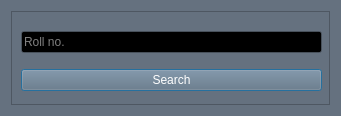
<?xml version="1.0" encoding="UTF-8"?>
<ui version="4.0">
 <class>Dialog</class>
 <widget class="QDialog" name="Dialog">
  <property name="geometry">
   <rect>
    <x>0</x>
    <y>0</y>
    <width>341</width>
    <height>116</height>
   </rect>
  </property>
  <property name="palette">
   <palette>
    <active>
     <colorrole role="WindowText">
      <brush brushstyle="SolidPattern">
       <color alpha="255">
        <red>255</red>
        <green>255</green>
        <blue>255</blue>
       </color>
      </brush>
     </colorrole>
     <colorrole role="Button">
      <brush brushstyle="SolidPattern">
       <color alpha="255">
        <red>101</red>
        <green>113</green>
        <blue>127</blue>
       </color>
      </brush>
     </colorrole>
     <colorrole role="Light">
      <brush brushstyle="SolidPattern">
       <color alpha="255">
        <red>152</red>
        <green>170</green>
        <blue>191</blue>
       </color>
      </brush>
     </colorrole>
     <colorrole role="Midlight">
      <brush brushstyle="SolidPattern">
       <color alpha="255">
        <red>126</red>
        <green>141</green>
        <blue>159</blue>
       </color>
      </brush>
     </colorrole>
     <colorrole role="Dark">
      <brush brushstyle="SolidPattern">
       <color alpha="255">
        <red>50</red>
        <green>56</green>
        <blue>63</blue>
       </color>
      </brush>
     </colorrole>
     <colorrole role="Mid">
      <brush brushstyle="SolidPattern">
       <color alpha="255">
        <red>67</red>
        <green>75</green>
        <blue>84</blue>
       </color>
      </brush>
     </colorrole>
     <colorrole role="Text">
      <brush brushstyle="SolidPattern">
       <color alpha="255">
        <red>255</red>
        <green>255</green>
        <blue>255</blue>
       </color>
      </brush>
     </colorrole>
     <colorrole role="BrightText">
      <brush brushstyle="SolidPattern">
       <color alpha="255">
        <red>255</red>
        <green>255</green>
        <blue>255</blue>
       </color>
      </brush>
     </colorrole>
     <colorrole role="ButtonText">
      <brush brushstyle="SolidPattern">
       <color alpha="255">
        <red>255</red>
        <green>255</green>
        <blue>255</blue>
       </color>
      </brush>
     </colorrole>
     <colorrole role="Base">
      <brush brushstyle="SolidPattern">
       <color alpha="255">
        <red>0</red>
        <green>0</green>
        <blue>0</blue>
       </color>
      </brush>
     </colorrole>
     <colorrole role="Window">
      <brush brushstyle="SolidPattern">
       <color alpha="255">
        <red>101</red>
        <green>113</green>
        <blue>127</blue>
       </color>
      </brush>
     </colorrole>
     <colorrole role="Shadow">
      <brush brushstyle="SolidPattern">
       <color alpha="255">
        <red>0</red>
        <green>0</green>
        <blue>0</blue>
       </color>
      </brush>
     </colorrole>
     <colorrole role="AlternateBase">
      <brush brushstyle="SolidPattern">
       <color alpha="255">
        <red>50</red>
        <green>56</green>
        <blue>63</blue>
       </color>
      </brush>
     </colorrole>
     <colorrole role="ToolTipBase">
      <brush brushstyle="SolidPattern">
       <color alpha="255">
        <red>255</red>
        <green>255</green>
        <blue>220</blue>
       </color>
      </brush>
     </colorrole>
     <colorrole role="ToolTipText">
      <brush brushstyle="SolidPattern">
       <color alpha="255">
        <red>0</red>
        <green>0</green>
        <blue>0</blue>
       </color>
      </brush>
     </colorrole>
     <colorrole role="PlaceholderText">
      <brush brushstyle="NoBrush">
       <color alpha="128">
        <red>255</red>
        <green>255</green>
        <blue>255</blue>
       </color>
      </brush>
     </colorrole>
    </active>
    <inactive>
     <colorrole role="WindowText">
      <brush brushstyle="SolidPattern">
       <color alpha="255">
        <red>255</red>
        <green>255</green>
        <blue>255</blue>
       </color>
      </brush>
     </colorrole>
     <colorrole role="Button">
      <brush brushstyle="SolidPattern">
       <color alpha="255">
        <red>101</red>
        <green>113</green>
        <blue>127</blue>
       </color>
      </brush>
     </colorrole>
     <colorrole role="Light">
      <brush brushstyle="SolidPattern">
       <color alpha="255">
        <red>152</red>
        <green>170</green>
        <blue>191</blue>
       </color>
      </brush>
     </colorrole>
     <colorrole role="Midlight">
      <brush brushstyle="SolidPattern">
       <color alpha="255">
        <red>126</red>
        <green>141</green>
        <blue>159</blue>
       </color>
      </brush>
     </colorrole>
     <colorrole role="Dark">
      <brush brushstyle="SolidPattern">
       <color alpha="255">
        <red>50</red>
        <green>56</green>
        <blue>63</blue>
       </color>
      </brush>
     </colorrole>
     <colorrole role="Mid">
      <brush brushstyle="SolidPattern">
       <color alpha="255">
        <red>67</red>
        <green>75</green>
        <blue>84</blue>
       </color>
      </brush>
     </colorrole>
     <colorrole role="Text">
      <brush brushstyle="SolidPattern">
       <color alpha="255">
        <red>255</red>
        <green>255</green>
        <blue>255</blue>
       </color>
      </brush>
     </colorrole>
     <colorrole role="BrightText">
      <brush brushstyle="SolidPattern">
       <color alpha="255">
        <red>255</red>
        <green>255</green>
        <blue>255</blue>
       </color>
      </brush>
     </colorrole>
     <colorrole role="ButtonText">
      <brush brushstyle="SolidPattern">
       <color alpha="255">
        <red>255</red>
        <green>255</green>
        <blue>255</blue>
       </color>
      </brush>
     </colorrole>
     <colorrole role="Base">
      <brush brushstyle="SolidPattern">
       <color alpha="255">
        <red>0</red>
        <green>0</green>
        <blue>0</blue>
       </color>
      </brush>
     </colorrole>
     <colorrole role="Window">
      <brush brushstyle="SolidPattern">
       <color alpha="255">
        <red>101</red>
        <green>113</green>
        <blue>127</blue>
       </color>
      </brush>
     </colorrole>
     <colorrole role="Shadow">
      <brush brushstyle="SolidPattern">
       <color alpha="255">
        <red>0</red>
        <green>0</green>
        <blue>0</blue>
       </color>
      </brush>
     </colorrole>
     <colorrole role="AlternateBase">
      <brush brushstyle="SolidPattern">
       <color alpha="255">
        <red>50</red>
        <green>56</green>
        <blue>63</blue>
       </color>
      </brush>
     </colorrole>
     <colorrole role="ToolTipBase">
      <brush brushstyle="SolidPattern">
       <color alpha="255">
        <red>255</red>
        <green>255</green>
        <blue>220</blue>
       </color>
      </brush>
     </colorrole>
     <colorrole role="ToolTipText">
      <brush brushstyle="SolidPattern">
       <color alpha="255">
        <red>0</red>
        <green>0</green>
        <blue>0</blue>
       </color>
      </brush>
     </colorrole>
     <colorrole role="PlaceholderText">
      <brush brushstyle="NoBrush">
       <color alpha="128">
        <red>255</red>
        <green>255</green>
        <blue>255</blue>
       </color>
      </brush>
     </colorrole>
    </inactive>
    <disabled>
     <colorrole role="WindowText">
      <brush brushstyle="SolidPattern">
       <color alpha="255">
        <red>50</red>
        <green>56</green>
        <blue>63</blue>
       </color>
      </brush>
     </colorrole>
     <colorrole role="Button">
      <brush brushstyle="SolidPattern">
       <color alpha="255">
        <red>101</red>
        <green>113</green>
        <blue>127</blue>
       </color>
      </brush>
     </colorrole>
     <colorrole role="Light">
      <brush brushstyle="SolidPattern">
       <color alpha="255">
        <red>152</red>
        <green>170</green>
        <blue>191</blue>
       </color>
      </brush>
     </colorrole>
     <colorrole role="Midlight">
      <brush brushstyle="SolidPattern">
       <color alpha="255">
        <red>126</red>
        <green>141</green>
        <blue>159</blue>
       </color>
      </brush>
     </colorrole>
     <colorrole role="Dark">
      <brush brushstyle="SolidPattern">
       <color alpha="255">
        <red>50</red>
        <green>56</green>
        <blue>63</blue>
       </color>
      </brush>
     </colorrole>
     <colorrole role="Mid">
      <brush brushstyle="SolidPattern">
       <color alpha="255">
        <red>67</red>
        <green>75</green>
        <blue>84</blue>
       </color>
      </brush>
     </colorrole>
     <colorrole role="Text">
      <brush brushstyle="SolidPattern">
       <color alpha="255">
        <red>50</red>
        <green>56</green>
        <blue>63</blue>
       </color>
      </brush>
     </colorrole>
     <colorrole role="BrightText">
      <brush brushstyle="SolidPattern">
       <color alpha="255">
        <red>255</red>
        <green>255</green>
        <blue>255</blue>
       </color>
      </brush>
     </colorrole>
     <colorrole role="ButtonText">
      <brush brushstyle="SolidPattern">
       <color alpha="255">
        <red>50</red>
        <green>56</green>
        <blue>63</blue>
       </color>
      </brush>
     </colorrole>
     <colorrole role="Base">
      <brush brushstyle="SolidPattern">
       <color alpha="255">
        <red>101</red>
        <green>113</green>
        <blue>127</blue>
       </color>
      </brush>
     </colorrole>
     <colorrole role="Window">
      <brush brushstyle="SolidPattern">
       <color alpha="255">
        <red>101</red>
        <green>113</green>
        <blue>127</blue>
       </color>
      </brush>
     </colorrole>
     <colorrole role="Shadow">
      <brush brushstyle="SolidPattern">
       <color alpha="255">
        <red>0</red>
        <green>0</green>
        <blue>0</blue>
       </color>
      </brush>
     </colorrole>
     <colorrole role="AlternateBase">
      <brush brushstyle="SolidPattern">
       <color alpha="255">
        <red>101</red>
        <green>113</green>
        <blue>127</blue>
       </color>
      </brush>
     </colorrole>
     <colorrole role="ToolTipBase">
      <brush brushstyle="SolidPattern">
       <color alpha="255">
        <red>255</red>
        <green>255</green>
        <blue>220</blue>
       </color>
      </brush>
     </colorrole>
     <colorrole role="ToolTipText">
      <brush brushstyle="SolidPattern">
       <color alpha="255">
        <red>0</red>
        <green>0</green>
        <blue>0</blue>
       </color>
      </brush>
     </colorrole>
     <colorrole role="PlaceholderText">
      <brush brushstyle="NoBrush">
       <color alpha="128">
        <red>255</red>
        <green>255</green>
        <blue>255</blue>
       </color>
      </brush>
     </colorrole>
    </disabled>
   </palette>
  </property>
  <property name="windowTitle">
   <string>Search Student</string>
  </property>
  <layout class="QVBoxLayout" name="verticalLayout">
   <item>
    <widget class="QFrame" name="frame">
     <property name="palette">
      <palette>
       <active>
        <colorrole role="WindowText">
         <brush brushstyle="SolidPattern">
          <color alpha="255">
           <red>255</red>
           <green>255</green>
           <blue>255</blue>
          </color>
         </brush>
        </colorrole>
        <colorrole role="Button">
         <brush brushstyle="SolidPattern">
          <color alpha="255">
           <red>101</red>
           <green>113</green>
           <blue>127</blue>
          </color>
         </brush>
        </colorrole>
        <colorrole role="Light">
         <brush brushstyle="SolidPattern">
          <color alpha="255">
           <red>152</red>
           <green>170</green>
           <blue>191</blue>
          </color>
         </brush>
        </colorrole>
        <colorrole role="Midlight">
         <brush brushstyle="SolidPattern">
          <color alpha="255">
           <red>126</red>
           <green>141</green>
           <blue>159</blue>
          </color>
         </brush>
        </colorrole>
        <colorrole role="Dark">
         <brush brushstyle="SolidPattern">
          <color alpha="255">
           <red>50</red>
           <green>56</green>
           <blue>63</blue>
          </color>
         </brush>
        </colorrole>
        <colorrole role="Mid">
         <brush brushstyle="SolidPattern">
          <color alpha="255">
           <red>67</red>
           <green>75</green>
           <blue>84</blue>
          </color>
         </brush>
        </colorrole>
        <colorrole role="Text">
         <brush brushstyle="SolidPattern">
          <color alpha="255">
           <red>255</red>
           <green>255</green>
           <blue>255</blue>
          </color>
         </brush>
        </colorrole>
        <colorrole role="BrightText">
         <brush brushstyle="SolidPattern">
          <color alpha="255">
           <red>255</red>
           <green>255</green>
           <blue>255</blue>
          </color>
         </brush>
        </colorrole>
        <colorrole role="ButtonText">
         <brush brushstyle="SolidPattern">
          <color alpha="255">
           <red>255</red>
           <green>255</green>
           <blue>255</blue>
          </color>
         </brush>
        </colorrole>
        <colorrole role="Base">
         <brush brushstyle="SolidPattern">
          <color alpha="255">
           <red>0</red>
           <green>0</green>
           <blue>0</blue>
          </color>
         </brush>
        </colorrole>
        <colorrole role="Window">
         <brush brushstyle="SolidPattern">
          <color alpha="255">
           <red>101</red>
           <green>113</green>
           <blue>127</blue>
          </color>
         </brush>
        </colorrole>
        <colorrole role="Shadow">
         <brush brushstyle="SolidPattern">
          <color alpha="255">
           <red>0</red>
           <green>0</green>
           <blue>0</blue>
          </color>
         </brush>
        </colorrole>
        <colorrole role="AlternateBase">
         <brush brushstyle="SolidPattern">
          <color alpha="255">
           <red>50</red>
           <green>56</green>
           <blue>63</blue>
          </color>
         </brush>
        </colorrole>
        <colorrole role="ToolTipBase">
         <brush brushstyle="SolidPattern">
          <color alpha="255">
           <red>255</red>
           <green>255</green>
           <blue>220</blue>
          </color>
         </brush>
        </colorrole>
        <colorrole role="ToolTipText">
         <brush brushstyle="SolidPattern">
          <color alpha="255">
           <red>0</red>
           <green>0</green>
           <blue>0</blue>
          </color>
         </brush>
        </colorrole>
        <colorrole role="PlaceholderText">
         <brush brushstyle="NoBrush">
          <color alpha="128">
           <red>255</red>
           <green>255</green>
           <blue>255</blue>
          </color>
         </brush>
        </colorrole>
       </active>
       <inactive>
        <colorrole role="WindowText">
         <brush brushstyle="SolidPattern">
          <color alpha="255">
           <red>255</red>
           <green>255</green>
           <blue>255</blue>
          </color>
         </brush>
        </colorrole>
        <colorrole role="Button">
         <brush brushstyle="SolidPattern">
          <color alpha="255">
           <red>101</red>
           <green>113</green>
           <blue>127</blue>
          </color>
         </brush>
        </colorrole>
        <colorrole role="Light">
         <brush brushstyle="SolidPattern">
          <color alpha="255">
           <red>152</red>
           <green>170</green>
           <blue>191</blue>
          </color>
         </brush>
        </colorrole>
        <colorrole role="Midlight">
         <brush brushstyle="SolidPattern">
          <color alpha="255">
           <red>126</red>
           <green>141</green>
           <blue>159</blue>
          </color>
         </brush>
        </colorrole>
        <colorrole role="Dark">
         <brush brushstyle="SolidPattern">
          <color alpha="255">
           <red>50</red>
           <green>56</green>
           <blue>63</blue>
          </color>
         </brush>
        </colorrole>
        <colorrole role="Mid">
         <brush brushstyle="SolidPattern">
          <color alpha="255">
           <red>67</red>
           <green>75</green>
           <blue>84</blue>
          </color>
         </brush>
        </colorrole>
        <colorrole role="Text">
         <brush brushstyle="SolidPattern">
          <color alpha="255">
           <red>255</red>
           <green>255</green>
           <blue>255</blue>
          </color>
         </brush>
        </colorrole>
        <colorrole role="BrightText">
         <brush brushstyle="SolidPattern">
          <color alpha="255">
           <red>255</red>
           <green>255</green>
           <blue>255</blue>
          </color>
         </brush>
        </colorrole>
        <colorrole role="ButtonText">
         <brush brushstyle="SolidPattern">
          <color alpha="255">
           <red>255</red>
           <green>255</green>
           <blue>255</blue>
          </color>
         </brush>
        </colorrole>
        <colorrole role="Base">
         <brush brushstyle="SolidPattern">
          <color alpha="255">
           <red>0</red>
           <green>0</green>
           <blue>0</blue>
          </color>
         </brush>
        </colorrole>
        <colorrole role="Window">
         <brush brushstyle="SolidPattern">
          <color alpha="255">
           <red>101</red>
           <green>113</green>
           <blue>127</blue>
          </color>
         </brush>
        </colorrole>
        <colorrole role="Shadow">
         <brush brushstyle="SolidPattern">
          <color alpha="255">
           <red>0</red>
           <green>0</green>
           <blue>0</blue>
          </color>
         </brush>
        </colorrole>
        <colorrole role="AlternateBase">
         <brush brushstyle="SolidPattern">
          <color alpha="255">
           <red>50</red>
           <green>56</green>
           <blue>63</blue>
          </color>
         </brush>
        </colorrole>
        <colorrole role="ToolTipBase">
         <brush brushstyle="SolidPattern">
          <color alpha="255">
           <red>255</red>
           <green>255</green>
           <blue>220</blue>
          </color>
         </brush>
        </colorrole>
        <colorrole role="ToolTipText">
         <brush brushstyle="SolidPattern">
          <color alpha="255">
           <red>0</red>
           <green>0</green>
           <blue>0</blue>
          </color>
         </brush>
        </colorrole>
        <colorrole role="PlaceholderText">
         <brush brushstyle="NoBrush">
          <color alpha="128">
           <red>255</red>
           <green>255</green>
           <blue>255</blue>
          </color>
         </brush>
        </colorrole>
       </inactive>
       <disabled>
        <colorrole role="WindowText">
         <brush brushstyle="SolidPattern">
          <color alpha="255">
           <red>50</red>
           <green>56</green>
           <blue>63</blue>
          </color>
         </brush>
        </colorrole>
        <colorrole role="Button">
         <brush brushstyle="SolidPattern">
          <color alpha="255">
           <red>101</red>
           <green>113</green>
           <blue>127</blue>
          </color>
         </brush>
        </colorrole>
        <colorrole role="Light">
         <brush brushstyle="SolidPattern">
          <color alpha="255">
           <red>152</red>
           <green>170</green>
           <blue>191</blue>
          </color>
         </brush>
        </colorrole>
        <colorrole role="Midlight">
         <brush brushstyle="SolidPattern">
          <color alpha="255">
           <red>126</red>
           <green>141</green>
           <blue>159</blue>
          </color>
         </brush>
        </colorrole>
        <colorrole role="Dark">
         <brush brushstyle="SolidPattern">
          <color alpha="255">
           <red>50</red>
           <green>56</green>
           <blue>63</blue>
          </color>
         </brush>
        </colorrole>
        <colorrole role="Mid">
         <brush brushstyle="SolidPattern">
          <color alpha="255">
           <red>67</red>
           <green>75</green>
           <blue>84</blue>
          </color>
         </brush>
        </colorrole>
        <colorrole role="Text">
         <brush brushstyle="SolidPattern">
          <color alpha="255">
           <red>50</red>
           <green>56</green>
           <blue>63</blue>
          </color>
         </brush>
        </colorrole>
        <colorrole role="BrightText">
         <brush brushstyle="SolidPattern">
          <color alpha="255">
           <red>255</red>
           <green>255</green>
           <blue>255</blue>
          </color>
         </brush>
        </colorrole>
        <colorrole role="ButtonText">
         <brush brushstyle="SolidPattern">
          <color alpha="255">
           <red>50</red>
           <green>56</green>
           <blue>63</blue>
          </color>
         </brush>
        </colorrole>
        <colorrole role="Base">
         <brush brushstyle="SolidPattern">
          <color alpha="255">
           <red>101</red>
           <green>113</green>
           <blue>127</blue>
          </color>
         </brush>
        </colorrole>
        <colorrole role="Window">
         <brush brushstyle="SolidPattern">
          <color alpha="255">
           <red>101</red>
           <green>113</green>
           <blue>127</blue>
          </color>
         </brush>
        </colorrole>
        <colorrole role="Shadow">
         <brush brushstyle="SolidPattern">
          <color alpha="255">
           <red>0</red>
           <green>0</green>
           <blue>0</blue>
          </color>
         </brush>
        </colorrole>
        <colorrole role="AlternateBase">
         <brush brushstyle="SolidPattern">
          <color alpha="255">
           <red>101</red>
           <green>113</green>
           <blue>127</blue>
          </color>
         </brush>
        </colorrole>
        <colorrole role="ToolTipBase">
         <brush brushstyle="SolidPattern">
          <color alpha="255">
           <red>255</red>
           <green>255</green>
           <blue>220</blue>
          </color>
         </brush>
        </colorrole>
        <colorrole role="ToolTipText">
         <brush brushstyle="SolidPattern">
          <color alpha="255">
           <red>0</red>
           <green>0</green>
           <blue>0</blue>
          </color>
         </brush>
        </colorrole>
        <colorrole role="PlaceholderText">
         <brush brushstyle="NoBrush">
          <color alpha="128">
           <red>255</red>
           <green>255</green>
           <blue>255</blue>
          </color>
         </brush>
        </colorrole>
       </disabled>
      </palette>
     </property>
     <property name="frameShape">
      <enum>QFrame::StyledPanel</enum>
     </property>
     <property name="frameShadow">
      <enum>QFrame::Raised</enum>
     </property>
     <widget class="QWidget" name="layoutWidget">
      <property name="geometry">
       <rect>
        <x>10</x>
        <y>10</y>
        <width>301</width>
        <height>81</height>
       </rect>
      </property>
      <layout class="QVBoxLayout" name="verticalLayout_2">
       <item>
        <widget class="QLineEdit" name="lineEdit_Roll_no">
         <property name="placeholderText">
          <string>Roll no.</string>
         </property>
        </widget>
       </item>
       <item>
        <widget class="QPushButton" name="pushButton_search">
         <property name="toolTip">
          <string>&lt;html&gt;&lt;head/&gt;&lt;body&gt;&lt;p&gt;Search student&lt;/p&gt;&lt;/body&gt;&lt;/html&gt;</string>
         </property>
         <property name="text">
          <string>Search</string>
         </property>
        </widget>
       </item>
      </layout>
     </widget>
    </widget>
   </item>
  </layout>
 </widget>
 <resources/>
 <connections/>
</ui>
